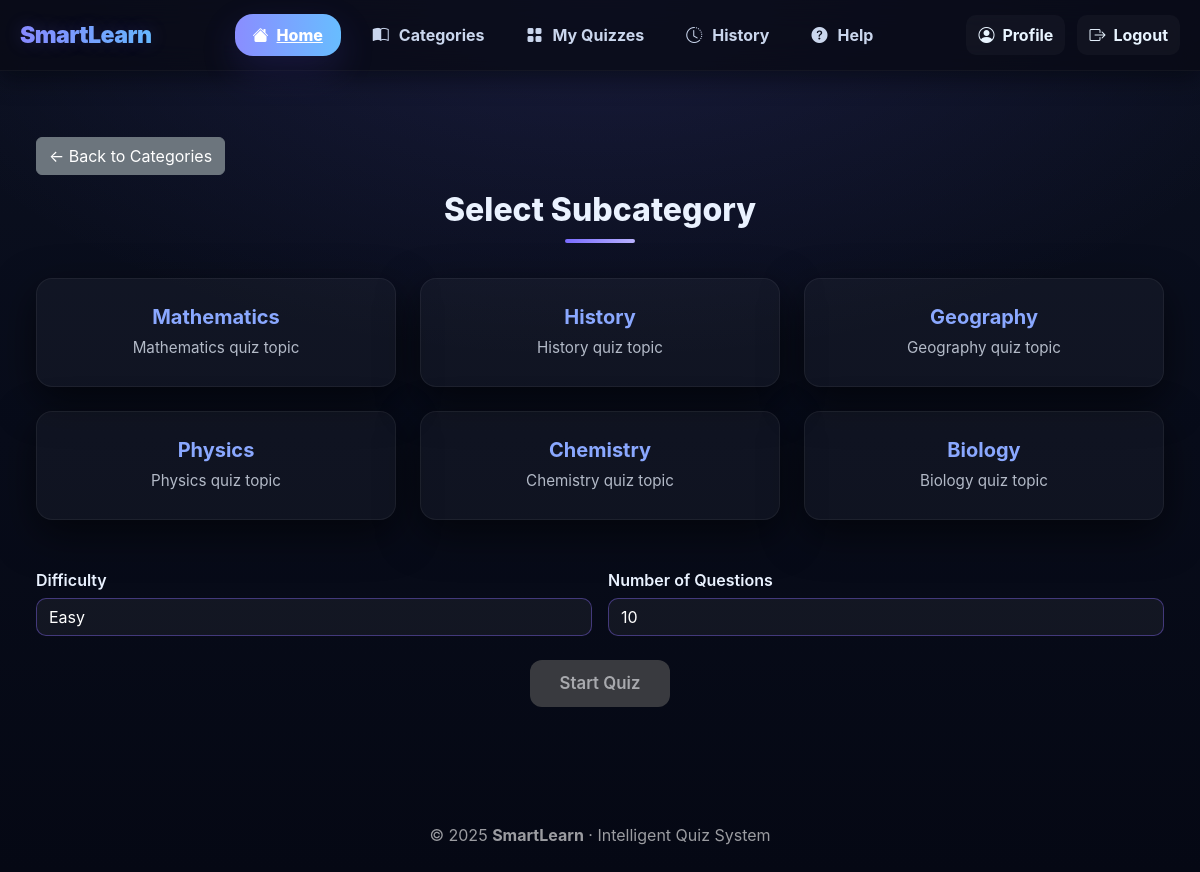
The app's page /quizzes/category/1/select/ (signed in) with its own data.
### quizzes/models.py (models this page shows)
class Subcategory(models.Model):
    name = models.CharField(max_length=100)
    description = models.TextField(blank=True)
    category = models.ForeignKey(Category, on_delete=models.CASCADE, related_name='subcategories')

### quizzes/views.py (the view, shortened to what this page needs)
# urls.py: path('category/<int:category_id>/select/', views.subcategory_selection, name='subcategory_selection'),
@login_required
def subcategory_selection(request, category_id):
    category = get_object_or_404(Category, pk=category_id)
    subcategories = category.subcategories.all()
    return render(request, "quizzes/subcategory_selection.html", {
        "category": category,
        "subcategories": subcategories,
    })

### templates/quizzes/subcategory_selection.html (shortened to what this page needs)
{% extends 'base.html' %}
{% block content %}
<div class="container-wrapper">
    <a href="{% url 'categories' %}" class="btn btn-secondary mb-3">
        ← Back to Categories
    </a>
    <h2 class="page-title">Select Subcategory</h2>
    <div class="divider"></div>
    <form method="post" id="quiz-form">
        <div class="row g-4 mb-4">
            {% for sub in subcategories %}
            <div class="col-12 col-md-6 col-lg-4">
                <div class="subcategory-card"
                     data-subcat="{{ sub.id }}"
                     onclick="selectSubcategory(this)">
                    <h5>{{ sub.name }}</h5>
                    <p>{{ sub.description }}</p>
                </div>
            </div>
            {% endfor %}
        </div>
        <div class="row g-3 form-section">
            <div class="col-md-6">
                <label>Difficulty</label>
                <select name="difficulty" class="form-select" required>
                    <option value="easy" selected>Easy</option>
                </select>
            </div>
            <div class="col-md-6">
                <label>Number of Questions</label>
                <select name="num_questions" class="form-select" required>
                    <option value="10" selected>10</option>
                </select>
            </div>
        </div>
        <div class="text-center mt-4">
            <button type="submit" class="btn btn-primary" id="start-quiz-btn" disabled>
                Start Quiz
            </button>
        </div>
    </form>
</div>
{% endblock %}

### templates/base.html (style rules this page uses)
:root { --nav-bg: rgba(8,10,20,0.75); --nav-border: rgba(255,255,255,0.04); --brand-gradient-start: #8a8dff; --brand-gradient-end: #68bdff; }
body { margin:0; font-family: Inter, "Segoe UI", Roboto, "Helvetica Neue", Arial, sans-serif; background: linear-gradient(180deg,#070817 0%, #0e1624 100%); color:#eaf2ff; -webkit-font-smoothing:antialiased; -moz-osx-font-smoothing:grayscale; }

### templates/quizzes/subcategory_selection.html (style rules this page uses)
body { background: radial-gradient(1200px 600px at top, rgba(120,110,255,0.12), transparent 60%), linear-gradient(180deg, #0b1020 0%, #050814 100%); }
.container-wrapper { max-width: 1200px; margin: auto; padding: 2.5rem 1rem 4rem; min-height: 80vh; }
.page-title { text-align: center; color: #eaf2ff; font-weight: 800; margin-bottom: 0.4rem; }
.divider { width: 70px; height: 4px; background: linear-gradient(90deg, #7a6cff, #b9b2ff); border-radius: 2px; margin: 0.6rem auto 2.2rem; }
.subcategory-card { background: rgba(255,255,255,0.035); border-radius: 16px; padding: 26px 22px; border: 1px solid rgba(255,255,255,0.06); cursor: pointer; height: 100%; transition: transform 0.25s ease, box-shadow 0.25s ease, border-color 0.25s ease; box-shadow: 0 14px 40px rgba(0,0,0,0.55); text-align: center; }
.subcategory-card h5 { font-weight: 700; color: #8aa8ff; margin-bottom: 0.5rem; }
.subcategory-card p { font-size: 0.95rem; color: rgba(234,242,255,0.75); margin: 0; line-height: 1.5; }
.form-section { margin-top: 2rem; }
label { color: #eaf2ff; font-weight: 600; margin-bottom: 6px; }
.form-select { background: rgba(255,255,255,0.05); color: #fff; border: 1.5px solid rgba(140,110,255,0.4); border-radius: 10px; }
.btn-primary { background: linear-gradient(90deg, #7a6cff, #9d94ff); border: none; border-radius: 12px; font-size: 1.05rem; font-weight: 600; padding: 11px 30px; box-shadow: 0 8px 26px rgba(120,110,255,0.55); }
.btn-primary:disabled { background: #555; box-shadow: none; }

### records on screen
Subcategory: name "Mathematics", description "Mathematics quiz topic"
Subcategory: name "History", description "History quiz topic"
Subcategory: name "Geography", description "Geography quiz topic"
Subcategory: name "Physics", description "Physics quiz topic"
Subcategory: name "Chemistry", description "Chemistry quiz topic"
Subcategory: name "Biology", description "Biology quiz topic"
